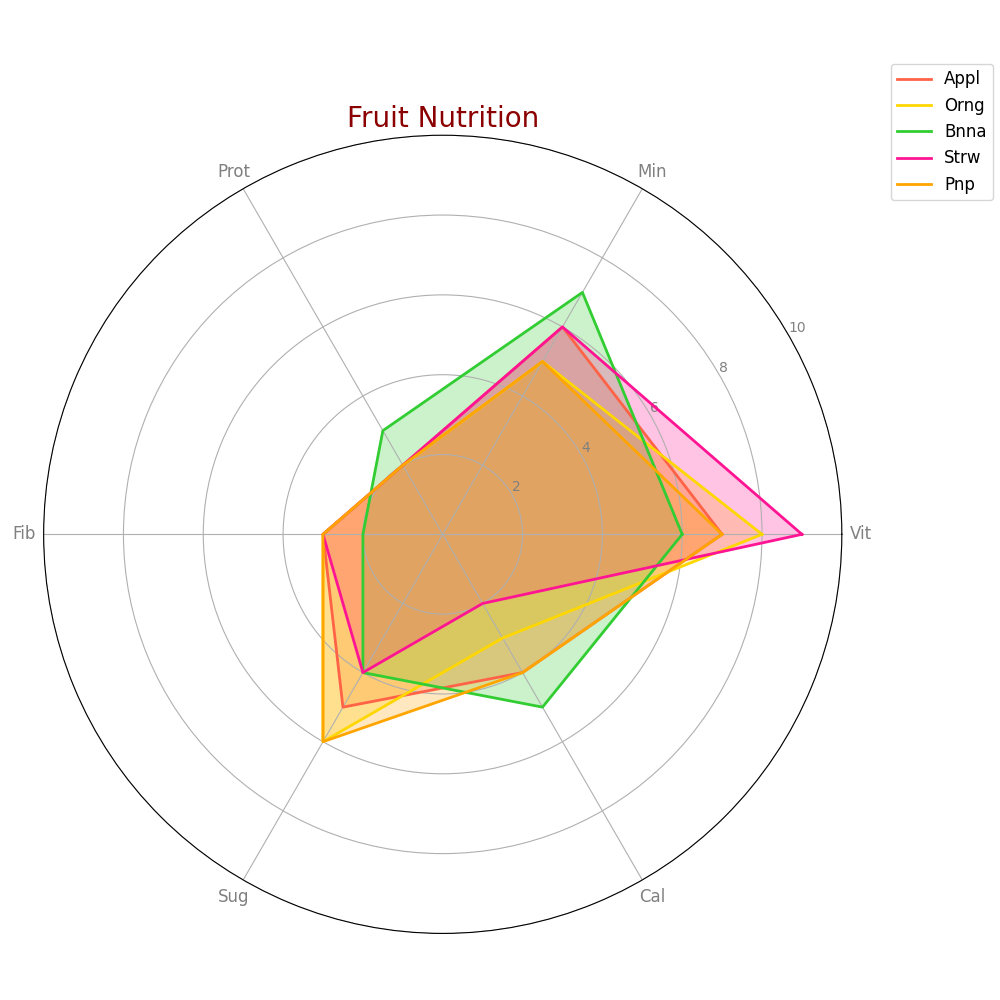

Write Python code to recreate this figure.
import numpy as np
import matplotlib.pyplot as plt
from math import pi

# Define categories
categories = ['Vit', 'Min', 'Prot', 'Fib', 'Sug', 'Cal']
num_vars = len(categories)

# Nutritional scores for each fruit (max score: 10)
fruit_scores = {
    'Appl': [7, 6, 2, 3, 5, 4],
    'Orng': [8, 5, 2, 3, 6, 3],
    'Bnna': [6, 7, 3, 2, 4, 5],
    'Strw': [9, 6, 2, 3, 4, 2],
    'Pnp': [7, 5, 2, 3, 6, 4]
}

# Create a radar chart
fig, ax = plt.subplots(figsize=(10, 10), subplot_kw=dict(polar=True))

# Compute angle for each category
angles = np.linspace(0, 2 * pi, num_vars, endpoint=False).tolist()
angles += angles[:1]  # Complete the loop

# Add data to the plot
colors = ['#FF6347', '#FFD700', '#32CD32', '#FF1493', '#FFA500']
for idx, (fruit, scores) in enumerate(fruit_scores.items()):
    scores += scores[:1]  # Close the loop
    ax.plot(angles, scores, linewidth=2, linestyle='solid', label=fruit, color=colors[idx])
    ax.fill(angles, scores, alpha=0.25, color=colors[idx])

# Add labels and title
plt.xticks(angles[:-1], categories, color='grey', size=12)
ax.set_rlabel_position(30)
plt.yticks([2, 4, 6, 8, 10], ["2", "4", "6", "8", "10"], color="grey", size=10)
plt.ylim(0, 10)

# Add a legend and title
plt.legend(loc='upper right', bbox_to_anchor=(1.2, 1.1), fontsize=12)
plt.title('Fruit Nutrition', size=20, color='darkred', ha='center')

# Automatically adjust layout to prevent overlap
plt.tight_layout()

# Display the plot
plt.show()
